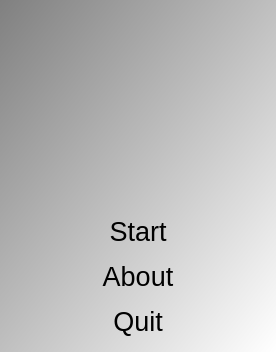
<?xml version="1.0" encoding="UTF-8"?>
<ui version="4.0">
 <class>QtCodeToHtmlMenuDialog</class>
 <widget class="QDialog" name="QtCodeToHtmlMenuDialog">
  <property name="geometry">
   <rect>
    <x>0</x>
    <y>0</y>
    <width>276</width>
    <height>352</height>
   </rect>
  </property>
  <property name="font">
   <font>
    <pointsize>20</pointsize>
   </font>
  </property>
  <property name="windowTitle">
   <string>CodeToHtml</string>
  </property>
  <property name="windowIcon">
   <iconset resource="../../Games/GameBoenken/GameBoenken.qrc">
    <normaloff>:/images/R.png</normaloff>:/images/R.png</iconset>
  </property>
  <property name="styleSheet">
   <string notr="true">QDialog { 
background-color: qlineargradient(x1: 0, y1: 0, x2: 1, y2: 1, stop: 0  #808080, stop: 1 #ffffff);
}
QPushButton { background-color: rgb(255, 255, 255);  }
QPushButton { color: rgb(0,0,0); }
QPushButton { font: 48px, &quot;monospace&quot; }</string>
  </property>
  <layout class="QGridLayout" name="gridLayout">
   <item row="2" column="0">
    <widget class="QPushButton" name="button_about">
     <property name="text">
      <string>About</string>
     </property>
     <property name="flat">
      <bool>true</bool>
     </property>
    </widget>
   </item>
   <item row="3" column="0">
    <widget class="QPushButton" name="button_quit">
     <property name="text">
      <string>Quit</string>
     </property>
     <property name="flat">
      <bool>true</bool>
     </property>
    </widget>
   </item>
   <item row="1" column="0">
    <widget class="QPushButton" name="button_start">
     <property name="text">
      <string>Start</string>
     </property>
     <property name="flat">
      <bool>true</bool>
     </property>
    </widget>
   </item>
   <item row="0" column="0">
    <widget class="QLabel" name="label">
     <property name="text">
      <string/>
     </property>
     <property name="pixmap">
      <pixmap resource="ToolCodeToHtml.qrc">:/images/ToolCodeToHtmlHelloWorld.png</pixmap>
     </property>
     <property name="alignment">
      <set>Qt::AlignCenter</set>
     </property>
    </widget>
   </item>
  </layout>
 </widget>
 <tabstops>
  <tabstop>button_start</tabstop>
  <tabstop>button_about</tabstop>
  <tabstop>button_quit</tabstop>
 </tabstops>
 <resources>
  <include location="../../Games/GameBoenken/GameBoenken.qrc"/>
  <include location="ToolCodeToHtml.qrc"/>
 </resources>
 <connections/>
</ui>
